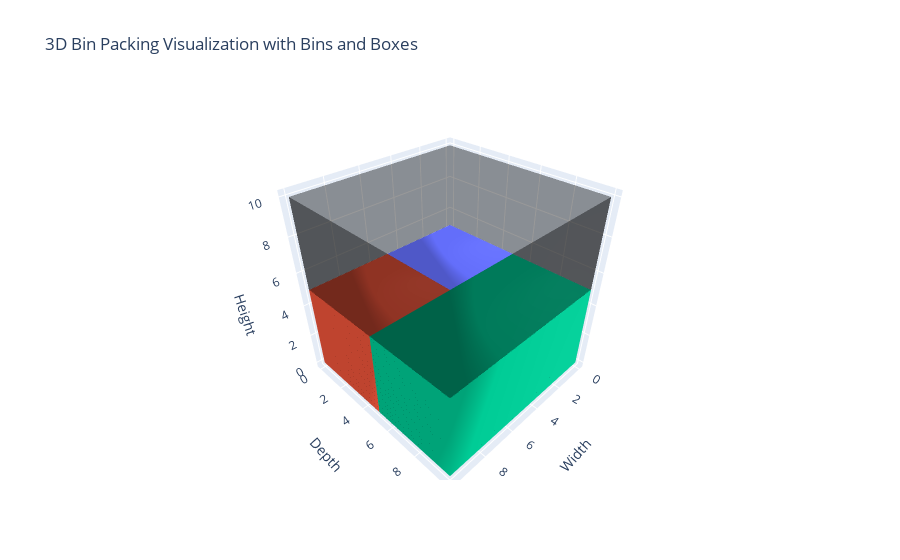

Notebook code for this chart:
### Code cell
execute_bin_packing(brute_force, "./data/example1.txt")

### Figure 1 — Plotly figure (JSON) as saved in the notebook; plotly's stock layout.template omitted (floating-point values rounded to 4 significant figures)
{"data": [{"color": "black", "i": [0, 0, 1, 1, 2, 2, 3, 3, 0, 0], "j": [1, 5, 2, 6, 3, 7, 0, 4, 1, 2], "k": [5, 4, 6, 5, 7, 6, 4, 7, 2, 3], "name": "Bin 1", "opacity": 0.4, "type": "mesh3d", "x": [0, 10, 10, 0, 0, 10, 10, 0], "y": [0, 0, 10, 10, 0, 0, 10, 10], "z": [0, 0, 0, 0, 10, 10, 10, 10]}, {"color": "#636EFA", "i": [0, 0, 1, 1, 2, 2, 3, 3, 0, 0, 4, 4], "j": [1, 5, 2, 6, 3, 7, 0, 4, 1, 2, 5, 6], "k": [5, 4, 6, 5, 7, 6, 4, 7, 2, 3, 6, 7], "name": "Bin 1, Box 1", "opacity": 1, "type": "mesh3d", "x": [0, 5, 5, 0, 0, 5, 5, 0], "y": [0, 0, 5, 5, 0, 0, 5, 5], "z": [0, 0, 0, 0, 5, 5, 5, 5]}, {"color": "#EF553B", "i": [0, 0, 1, 1, 2, 2, 3, 3, 0, 0, 4, 4], "j": [1, 5, 2, 6, 3, 7, 0, 4, 1, 2, 5, 6], "k": [5, 4, 6, 5, 7, 6, 4, 7, 2, 3, 6, 7], "name": "Bin 1, Box 2", "opacity": 1, "type": "mesh3d", "x": [5, 10, 10, 5, 5, 10, 10, 5], "y": [0, 0, 5, 5, 0, 0, 5, 5], "z": [0, 0, 0, 0, 5, 5, 5, 5]}, {"color": "#00CC96", "i": [0, 0, 1, 1, 2, 2, 3, 3, 0, 0, 4, 4], "j": [1, 5, 2, 6, 3, 7, 0, 4, 1, 2, 5, 6], "k": [5, 4, 6, 5, 7, 6, 4, 7, 2, 3, 6, 7], "name": "Bin 1, Box 3", "opacity": 1, "type": "mesh3d", "x": [0, 10, 10, 0, 0, 10, 10, 0], "y": [5, 5, 10, 10, 5, 5, 10, 10], "z": [0, 0, 0, 0, 5, 5, 5, 5]}], "layout": {"scene": {"xaxis": {"title": {"text": "Width"}}, "yaxis": {"title": {"text": "Depth"}}, "zaxis": {"title": {"text": "Height"}}}, "showlegend": true, "title": {"text": "3D Bin Packing Visualization with Bins and Boxes"}}}
